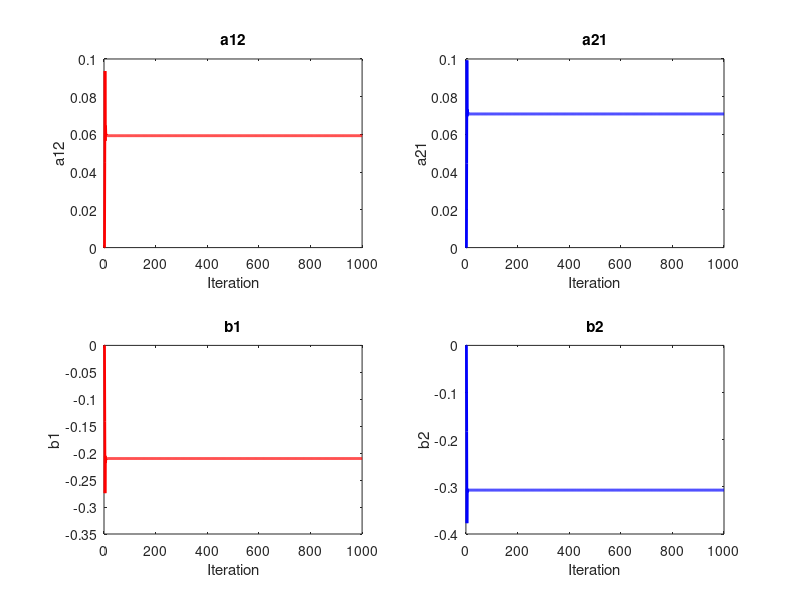

Reproduce this figure in MATLAB.
clear;

iter=1000;
% Adaptive Control Parameters
a12_hat = zeros(1, iter); % Define a12
a21_hat = zeros(1, iter); % Define a21
b1_hat = zeros(1, iter); % Define b1
b2_hat = zeros(1, iter); % Define b2
e = zeros(2, iter);
P = eye(2); % Define P with correct size
y=zeros(3,iter);

% Initial conditions
x_p = zeros(2, iter); % State of system 1
x_m = zeros(2, iter); % State of system 1
x_p(:, 1) = [0;0]; % State of system 1
x_m(:, 1) = [0;0]; % State of system 1

% Set initial conditions for x_p and x_m
F = zeros(2, 3, iter); % Initialize F with correct size
theta = zeros(2, 3, iter);
% Initialize variables for error plotting


u=1;
lambda=1;
A = [0.5, -0.0449 ; -0.0445, 0.5];
B = [-0.2813;-0.3647];

% Simulation
for k = 2:iter-1
   
    A_hat=[0.5, a12_hat(k); a21_hat(k), 0.5];
    B_hat =[b1_hat(k); b2_hat(k)];
    if k==2
        theta(:,:, k) = [A_hat-A,B_hat-B];
    end
    % System matrices for system 
    
    y(:,k-1)= [x_p(1, k-1); x_p(2, k-1); u]; % Correct indexing
    
    % System 1 dynamics
    x_p(:, k) = A * x_p(:, k-1) + B * u;
    x_m(:, k) = A_hat * x_p(:, k-1) + B_hat * u;
    
    % Parameter error
    e(:, k) = x_m(:, k) - x_p(:, k);

    % Update parameter estimate
    F(:,:, k) = (1.5*P*e(:, k)* y(:,k-1)')/(lambda*y(:, k-1)' * y(:, k-1));

    %F_k = squeeze(F(:, :, k+1));
    theta(:,:, k+1) = theta(:,:, k)- F(:,:, k);

    a12_hat(k+1)=theta(1,2,k+1);
    a21_hat(k+1)=theta(2,1,k+1);
    b1_hat(k+1)=theta(1,3,k+1);
    b2_hat(k+1)=theta(2,3,k+1);
end
a12_hat(iter),a21_hat(iter),b1_hat(iter),b2_hat(iter)
%% Plotting the errors
figure;
subplot(2, 2, 1);
plot(1:iter, a12_hat(:), 'r', 'LineWidth', 2);
title('a12');
xlabel('Iteration');
ylabel('a12');

subplot(2, 2, 2);
plot(1:iter, a21_hat(:), 'b', 'LineWidth', 2);
title('a21');
xlabel('Iteration');
ylabel('a21');

subplot(2, 2, 3);
plot(1:iter, b1_hat(:), 'r', 'LineWidth', 2);
title('b1');
xlabel('Iteration');
ylabel('b1');

subplot(2, 2, 4);
plot(1:iter, b2_hat( :), 'b', 'LineWidth', 2);
title('b2');
xlabel('Iteration');
ylabel('b2');